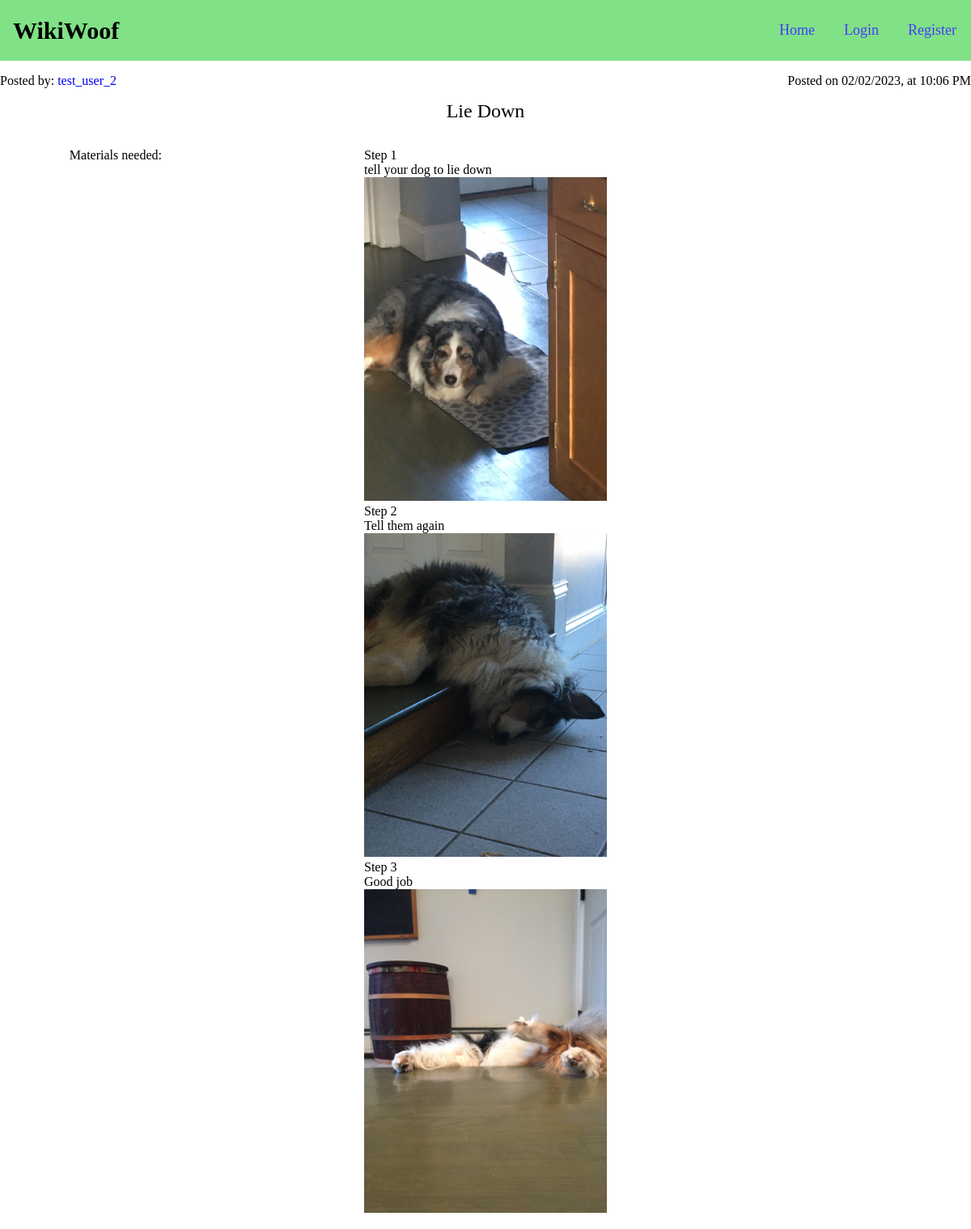
The app's page /article/2 with its own data.
### wiki/models.py (models this page shows, shortened)
class Article(models.Model):
    title = models.CharField(max_length=50)
    body = models.CharField(max_length=2000)
    poster = models.ForeignKey(
        User,
        related_name="post",
        on_delete=models.CASCADE
    )
    timestamp = models.DateTimeField(auto_now_add=True)
    likes = models.ManyToManyField(User, related_name="liked")
    thumbnail = models.ImageField(null=True, blank=True, upload_to="images/")

class User(AbstractUser):
    following = models.ManyToManyField(
        "User",
        related_name="followers"
    )
    def __str__(self):
        return self.username

class Images(models.Model):
    article = models.ForeignKey(Article, on_delete=models.CASCADE)
    images = models.ImageField(null=True, blank=True, upload_to="images/")

### wiki/views.py (the view)
# urls.py: path("article/<int:id>", views.article_view, name="article"),
def article_view(request, id):
    article = Article.objects.get(pk=id)
    body = json.loads(article.body)
    images = Images.objects.filter(article_id=id)
    material_obj = Materials.objects.get(article_id=id)
    materials = []
    for material in json.loads(material_obj.materials):
        materials.append(material)
    step_list = []
    for k, v in body.items():
        step_list.append([k, v])
    index = 0
    while index < len(images):
        step_list[index].append(images[index])
        index += 1
    comments = Comment.objects.filter(article_id=id)
    user_articles = Article.objects.filter(poster_id=request.user.id)
    article_ids = []
    for entry in user_articles:
        article_ids.append(entry.id)
    timestamp = article.timestamp.strftime("Posted on %m/%d/%Y, at %-I:%M %p")
    return render(request, "wiki/article.html", {
        "id": id,
        "article": article,
        "article_text": body,
        "comments": comments,
        "user_articles": article_ids,
        "images": images,
        "step_list": step_list,
        "materials": materials,
        "timestamp": timestamp
    })

### wiki/templates/wiki/article.html (shortened to what this page needs)
{% extends "wiki/layout.html" %}
{% load static %}
{% block body %}
    <div class="article_info-container">
        {% if article.id not in user_articles %}
            <div class="article_postedby-container">Posted by: <a class="article_postedby-link" href="{% url 'profile' id=article.poster.id %}">{{article.poster}}</a></div>
        {% else %}
            <form action="{% url 'delete_article' id=article.id %}" method="post">
                {% csrf_token %}
                <input type="submit" name="delete-button" value="Delete Article" id="delete-button">
            </form>
        {% endif %}
        <div class="article_time-div">{{timestamp}}</div>
    </div>
    <div id="title-div" class="article_title-div">{{article.title|title}}</div>
    <main class="article_main-container">
        <div class="article_materials-container">
            <div id="materials-title">Materials needed:</div>
        </div>
        <div class="article_step-container">
            {% for step in step_list %}
            <div id="step">{{step.0}}</div>
            <div>{{step.1}}</div>
            <img src="{{step.2.images.url}}" width="300">
            {% endfor %}
        </div>
    </main>
{% endblock %}

### wiki/templates/wiki/layout.html (shortened to what this page needs)
{% load static %}
<!DOCTYPE html>
<html>
    <head>
        <link rel="stylesheet" href="{% static 'wiki/styles/style.css' %}">
    </head>
    <body>
        <header class="layout_main-header">
            <h1 class="layout_head-title">WikiWoof</h1>
            <nav class="layout_head-nav" id="layout_head-nav">
                <ul class="layout_link-list">
                    <li><a href="{% url 'index' %}">Home</a></li>
                    {% if user.is_authenticated %}
                        <li><a href="{% url 'new_article' %}">New Article</a></li>
                        <li><a href="{% url 'profile' id=user.id %}">My Profile</a></li>
                        <li><a href="{% url 'following' %}">Following</a></li>
                        <li><a href="{% url 'logout' %}">Logout</a></li>
                    {% else %}
                        <li><a href="{% url 'login' %}">Login</a></li>
                        <li><a href="{% url 'register' %}">Register</a></li>
                    {%endif %}
                </ul>
            </nav>
        </header>
        {% block body %}
        {% endblock %}
    </body>
</html>

### wiki/static/wiki/styles/style.css (style rules this page uses)
body { margin: 0; }
.layout_main-header { display: flex; align-items: center; background-color: #80E186; padding: 0; margin: 0; }
.layout_head-title { font-size: 30px; margin: 0 0 0 16px; }
.layout_head-nav { margin-left: auto; }
.layout_link-list { display: flex; list-style: none; padding: 0; margin: 0; }
.layout_link-list > li > a { display: inline-block; padding: 1.5em 1em; font-size: 18px; text-decoration: none; }
.layout_link-list > li > a:link { color: #443df7; }
.article_info-container { display: flex; align-items: center; margin-top: 16px; }
.article_postedby-link { text-decoration: none; }
.article_time-div { margin-left: auto; }
.article_title-div { font-size: 1.5rem; text-align: center; margin: 15px 0; }
.article_main-container { display: grid; grid-template-columns: repeat(6, 1fr); grid-gap: 16px 0; margin-top: 32px; }
.article_materials-container { grid-column: 1 / 2; grid-row: 1 / 2; justify-self: end; }
.article_step-container { grid-column: 3 / 5; grid-row: 1 / 2; justify-self: center; }

### records on screen
Article: poster "test_user_2", title "Lie Down"
Images: step "Step 1", step "tell your dog to lie down", images (picture)
Images: step "Step 2", step "Tell them again", images (picture)
Images: step "Step 3", step "Good job", images (picture)

### other values on screen
{{ timestamp }} "Posted on 02/02/2023, at 10:06 PM"
